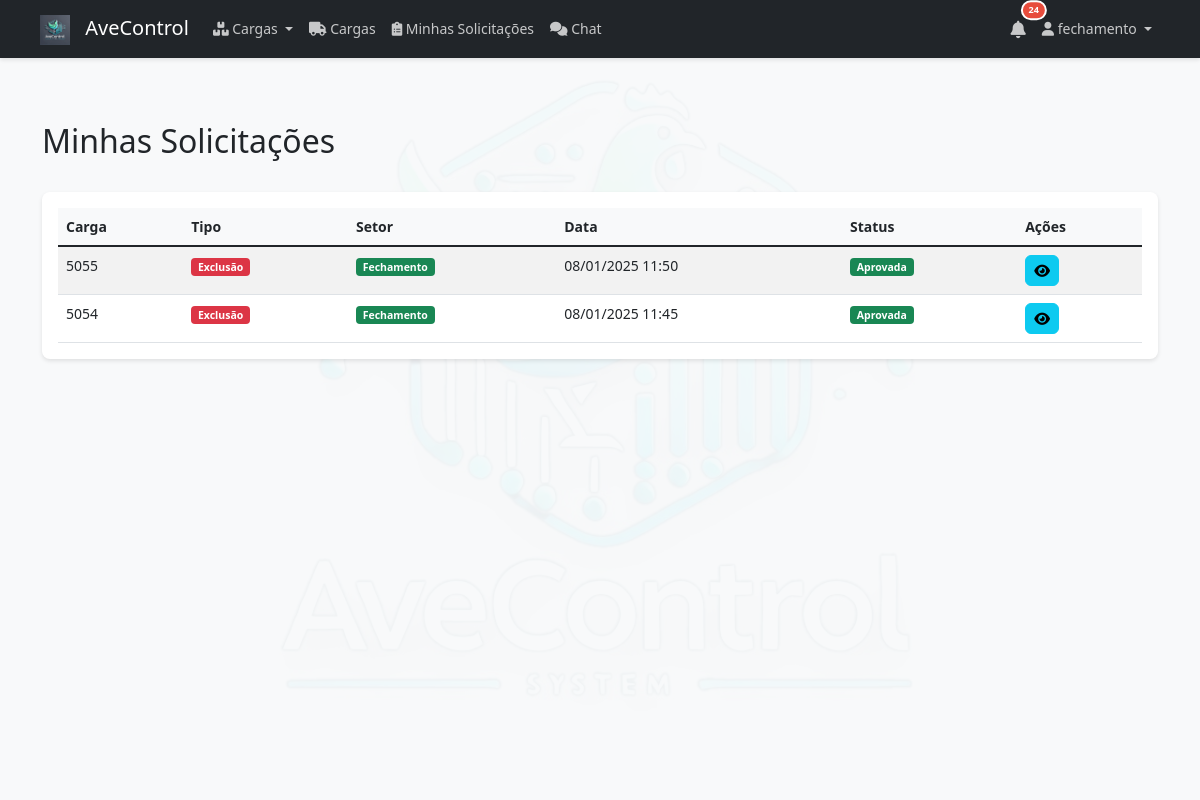
Page /solicitacoes/minhas_solicitacoes (signed in) on the committed database.
### models/usuario.py (models this page shows, shortened)
class Usuario(UserMixin, db.Model):
    __tablename__ = 'usuarios'
    id = db.Column(db.Integer, primary_key=True)
    nome = db.Column(db.String(100), nullable=False)
    email = db.Column(db.String(120), unique=True, nullable=False)
    tipo = db.Column(db.String(50), nullable=False)
    senha_hash = db.Column(db.String(255), nullable=False)
    ativo = db.Column(db.Boolean, default=True)
    data_criacao = db.Column(db.DateTime, default=datetime.utcnow)
    ultimo_acesso = db.Column(db.DateTime)
    historicos_carga = relationship('HistoricoCarga',
                                  back_populates='usuario',
                                  primaryjoin="Usuario.id == HistoricoCarga.usuario_id",
                                  cascade='all, delete-orphan')

### models/solicitacao.py (models this page shows, shortened)
class Solicitacao(db.Model):
    __tablename__ = 'solicitacoes'
    id = db.Column(db.Integer, primary_key=True)
    carga_id = db.Column(db.Integer, db.ForeignKey('cargas.id', ondelete='CASCADE'), nullable=False)
    tipo = db.Column(db.String(20), nullable=False)  # TipoSolicitacao
    setor = db.Column(db.String(20), nullable=False)  # SetorSolicitacao
    motivo = db.Column(db.Text, nullable=False)
    status = db.Column(db.String(20), default=StatusSolicitacao.PENDENTE)  # StatusSolicitacao
    criado_em = db.Column(db.DateTime, default=lambda: datetime.now(Config.TIMEZONE))
    atualizado_em = db.Column(db.DateTime, default=lambda: datetime.now(Config.TIMEZONE), onupdate=lambda: datetime.now(Config.TIMEZONE))
    solicitado_por_id = db.Column(db.Integer, db.ForeignKey('usuarios.id'), nullable=False)
    analisado_por_id = db.Column(db.Integer, db.ForeignKey('usuarios.id'))
    analisado_em = db.Column(db.DateTime)
    observacao_analise = db.Column(db.Text)
    verificado_por_id = db.Column(db.Integer, db.ForeignKey('usuarios.id'))  # Para solicitações de edição
    verificado_em = db.Column(db.DateTime)  # Para solicitações de edição
    carga = db.relationship('Carga', backref=db.backref('solicitacoes', passive_deletes=True))
    solicitado_por = db.relationship('Usuario', foreign_keys=[solicitado_por_id], backref='solicitacoes_feitas')
    analisado_por = db.relationship('Usuario', foreign_keys=[analisado_por_id], backref='solicitacoes_analisadas')
    verificado_por = db.relationship('Usuario', foreign_keys=[verificado_por_id], backref='solicitacoes_verificadas')

### models/carga.py (models this page shows)
class Carga(db.Model):
    __tablename__ = 'cargas'
    STATUS_PENDENTE = 'pendente'
    STATUS_EM_ANDAMENTO = 'em_andamento'
    STATUS_CONCLUIDA = 'concluida'
    STATUS_CANCELADA = 'cancelada'
    id = db.Column(db.Integer, primary_key=True)
    numero_carga = db.Column(db.String(50), unique=True, nullable=False)
    tipo_ave = db.Column(db.String(50), nullable=False)
    quantidade_cargas = db.Column(db.Integer, nullable=False)
    ordem_carga = db.Column(db.String(10), nullable=False)
    data_abate = db.Column(db.Date, nullable=False)
    dia_semana = db.Column(db.String(20))
    agenciador = db.Column(db.String(100))
    motorista = db.Column(db.String(100))
    motorista_outro = db.Column(db.String(100))
    transportadora = db.Column(db.String(100))
    placa_veiculo = db.Column(db.String(20))
    km_saida = db.Column(db.Float, default=0)
    km_chegada = db.Column(db.Float, default=0)
    km_rodados = db.Column(db.Float, default=0)
    valor_km = db.Column(db.Float, default=0)
    valor_frete = db.Column(db.Float, default=0)
    status_frete = db.Column(db.String(50))
    status = db.Column(db.String(50), default=STATUS_PENDENTE)
    status_atualizado_em = db.Column(db.DateTime)
    status_atualizado_por_id = db.Column(db.Integer, db.ForeignKey('usuarios.id'))
    status_atualizado_por = db.relationship('Usuario', foreign_keys=[status_atualizado_por_id])
    caixas_vazias = db.Column(db.Integer, default=0)
    quantidade_caixas = db.Column(db.Integer, default=0)
    produtor = db.Column(db.String(100))
    uf_produtor = db.Column(db.String(2))
    numero_nfe = db.Column(db.String(50))
    data_nfe = db.Column(db.Date)
    numero_gta = db.Column(db.String(50))
    data_gta = db.Column(db.Date)
    peso_granja = db.Column(db.Float, default=0)
    peso_frigorifico = db.Column(db.Float, default=0)
    percentual_quebra = db.Column(db.Float, default=0)
    quebra_peso = db.Column(db.Float, default=0)
    motivo_alta_quebra = db.Column(db.Text)
    pedagios = db.Column(db.Float, default=0)
    outras_despesas = db.Column(db.Float, default=0)
    abastecimento_empresa = db.Column(db.Float, default=0)
    abastecimento_posto = db.Column(db.Float, default=0)
    adiantamento = db.Column(db.Float, default=0)
    valor_pagar = db.Column(db.Float, default=0)
    nota_aprovada = db.Column(db.Boolean, default=False)
    aprovado_por_id = db.Column(db.Integer, db.ForeignKey('usuarios.id'))
    aprovado_em = db.Column(db.DateTime)
    nota_autorizada = db.Column(db.Boolean, default=False)
    autorizado_por_id = db.Column(db.Integer, db.ForeignKey('usuarios.id'))
    autorizado_em = db.Column(db.DateTime)
    assinatura_autorizacao = db.Column(db.String(500))
    status_balanca = db.Column(db.String(20), default='pendente')  # pendente, em_verificacao, aprovado
    status_producao = db.Column(db.String(20), default='pendente')  # pendente, em_verificacao, aprovado
    status_fechamento = db.Column(db.String(20), default='pendente')  # pendente, em_verificacao, aprovado
    motivo_verificacao_balanca = db.Column(db.Text)
    motivo_verificacao_producao = db.Column(db.Text)
    motivo_verificacao_fechamento = db.Column(db.Text)
    data_verificacao_balanca = db.Column(db.DateTime)
    data_verificacao_producao = db.Column(db.DateTime)
    data_verificacao_fechamento = db.Column(db.DateTime)
    verificado_por_balanca_id = db.Column(db.Integer, db.ForeignKey('usuarios.id', name='fk_verificado_por_balanca'))
    verificado_por_producao_id = db.Column(db.Integer, db.ForeignKey('usuarios.id', name='fk_verificado_por_producao'))
    verificado_por_fechamento_id = db.Column(db.Integer, db.ForeignKey('usuarios.id', name='fk_verificado_por_fechamento'))
    verificado_por_balanca = db.relationship('Usuario', foreign_keys=[verificado_por_balanca_id])
    verificado_por_producao = db.relationship('Usuario', foreign_keys=[verificado_por_producao_id])
    verificado_por_fechamento = db.relationship('Usuario', foreign_keys=[verificado_por_fechamento_id])
    criado_em = db.Column(db.DateTime, default=datetime.now(UTC))
    atualizado_em = db.Column(db.DateTime, default=datetime.now(UTC), onupdate=datetime.now(UTC))
    criado_por_id = db.Column(db.Integer, db.ForeignKey('usuarios.id'))
    atualizado_por_id = db.Column(db.Integer, db.ForeignKey('usuarios.id'))
    criado_por = db.relationship('Usuario', foreign_keys=[criado_por_id])
    atualizado_por = db.relationship('Usuario', foreign_keys=[atualizado_por_id])
    aprovado_por = db.relationship('Usuario', foreign_keys=[aprovado_por_id], backref='cargas_aprovadas')
    autorizado_por = db.relationship('Usuario', foreign_keys=[autorizado_por_id], backref='cargas_autorizadas')
    subcargas = db.relationship('SubCarga', backref='carga', lazy=True)
    producoes = db.relationship('Producao', backref='carga', lazy=True)
    fechamento = db.relationship('Fechamento', back_populates='carga', uselist=False)
    historicos = db.relationship('HistoricoCarga', back_populates='carga', cascade='all, delete-orphan')

### routes/solicitacoes.py (the view)
@solicitacoes_bp.route('/minhas_solicitacoes')
@login_required
def minhas_solicitacoes():
    solicitacoes = Solicitacao.query.filter_by(solicitado_por_id=current_user.id)\
        .order_by(Solicitacao.criado_em.desc()).all()
    solicitacoes_dict = [solicitacao_to_dict(s) for s in solicitacoes]
    return render_template('solicitacoes/minhas_solicitacoes.html', solicitacoes=solicitacoes, solicitacoes_json=solicitacoes_dict)

### routes/solicitacoes.py (called while the page is built)
def solicitacao_to_dict(solicitacao):
    return {
        'id': solicitacao.id,
        'tipo': solicitacao.tipo,
        'setor': solicitacao.setor,
        'motivo': solicitacao.motivo,
        'status': solicitacao.status,
        'criado_em': solicitacao.criado_em.strftime('%d/%m/%Y %H:%M'),
        'solicitado_por': solicitacao.solicitado_por.nome,
        'analisado_por': solicitacao.analisado_por.nome if solicitacao.analisado_por else None,
        'analisado_em': solicitacao.analisado_em.strftime('%d/%m/%Y %H:%M') if solicitacao.analisado_em else None,
        'observacao_analise': solicitacao.observacao_analise,
        'carga': {
            'id': solicitacao.carga.id,
            'numero_carga': solicitacao.carga.numero_carga
        }
    }

### templates/solicitacoes/minhas_solicitacoes.html (shortened to what this page needs)
{% extends 'base.html' %}
{% block content %}
<div class="container mt-4">
    <div class="d-flex justify-content-between align-items-center mb-4">
        <h2>Minhas Solicitações</h2>
    </div>
    <div class="card">
        <div class="card-body">
            <div class="table-responsive">
                <table class="table table-striped">
                    <thead>
                        <tr>
                            <th>Carga</th>
                            <th>Tipo</th>
                            <th>Setor</th>
                            <th>Data</th>
                            <th>Status</th>
                            <th>Ações</th>
                        </tr>
                    </thead>
                    <tbody>
                        {% for solicitacao in solicitacoes %}
                        <tr>
                            <td>{{ solicitacao.carga.numero_carga }}</td>
                            <td>
                                {% if solicitacao.tipo == 'revisao' %}
                                    <span class="badge bg-info">Revisão</span>
                                {% else %}
                                    <span class="badge bg-danger">Exclusão</span>
                                {% endif %}
                            </td>
                            <td>
                                {% if solicitacao.setor == 'balanca' %}
                                    <span class="badge bg-primary">Balança</span>
                                {% elif solicitacao.setor == 'fechamento' %}
                                    <span class="badge bg-success">Fechamento</span>
                                {% else %}
                                    <span class="badge bg-warning">Produção</span>
                                {% endif %}
                            </td>
                            <td>{{ solicitacao.criado_em.strftime('%d/%m/%Y %H:%M') }}</td>
                            <td>
                                {% if solicitacao.status == 'pendente' %}
                                    <span class="badge bg-warning">Pendente</span>
                                {% elif solicitacao.status == 'aprovada' %}
                                    <span class="badge bg-success">Aprovada</span>
                                {% else %}
                                    <span class="badge bg-danger">Reprovada</span>
                                {% endif %}
                            </td>
                            <td>
                                <button
                                    class="btn btn-sm btn-info"
                                    onclick="verDetalhes({{ solicitacao.id }})"
                                    title="Ver Detalhes"
                                >
                                    <i class="fas fa-eye"></i>
                                </button>
                            </td>
                        </tr>
                        {% endfor %}
                    </tbody>
                </table>
            </div>
        </div>
    </div>
</div>
{% endblock %}

### templates/base.html (shortened to what this page needs)
<!DOCTYPE html>
<html lang="pt-br">
<head>
    <link href="https://cdn.jsdelivr.net/npm/bootstrap@5.1.3/dist/css/bootstrap.min.css" rel="stylesheet">
    <link rel="stylesheet" href="https://cdnjs.cloudflare.com/ajax/libs/font-awesome/6.0.0/css/all.min.css">
    <link rel="stylesheet" href="https://cdn.jsdelivr.net/npm/sweetalert2@11/dist/sweetalert2.min.css">
</head>
<body>
    {% if current_user.is_authenticated %}
    <img src="{{ url_for('static', filename='logo1.jpg') }}" class="background-logo" alt="Logo">
    {% endif %}
    <nav class="navbar navbar-expand-lg navbar-dark bg-dark">
        <div class="container-fluid px-3 px-sm-4">
            <a class="navbar-brand" href="{{ url_for('auth.index') }}">
                <img src="{{ url_for('static', filename='logo2.png') }}" alt="AveControl Logo" style="height: 30px; margin-right: 10px;">
                AveControl
            </a>
            <div class="collapse navbar-collapse" id="navbarNav">
                <ul class="navbar-nav me-auto">
                    {% if current_user.is_authenticated %}
                        <li class="nav-item dropdown">
                            <a class="nav-link dropdown-toggle" href="#" id="navbarDropdown" role="button" data-bs-toggle="dropdown">
                                <i class="fas fa-boxes"></i> Cargas
                            </a>
                        </li>
                        <li class="nav-item">
                            <a class="nav-link" href="{{ url_for('cargas.listar_cargas') }}">
                                <i class="fas fa-truck"></i> Cargas
                            </a>
                        </li>
                        <li class="nav-item">
                            <a class="nav-link" href="{{ url_for('solicitacoes.minhas_solicitacoes') }}">
                                <i class="fas fa-clipboard-list"></i> Minhas Solicitações
                            </a>
                        </li>
                        <li class="nav-item">
                            <a class="nav-link" href="{{ url_for('chat.index') }}">
                                <i class="fas fa-comments"></i> Chat
                            </a>
                        </li>
                    {% endif %}
                </ul>
                {% if current_user.is_authenticated %}
                <ul class="navbar-nav">
                    {% include 'components/notificacoes.html' %}
                    <li class="nav-item dropdown">
                        <a class="nav-link dropdown-toggle" href="#" id="userDropdown" role="button" data-bs-toggle="dropdown">
                            <i class="fas fa-user"></i> {{ current_user.nome }}
                        </a>
                    </li>
                </ul>
                {% endif %}
            </div>
        </div>
    </nav>
    <div class="container-fluid mt-4">
        {% block content %}{% endblock %}
    </div>
</body>
</html>

### templates/base.html (style rules this page uses)
body { font-size: 14px; line-height: 1.5; min-height: 100vh; display: flex; flex-direction: column; background-color: #f8f9fa; }
.card { border-radius: 8px; box-shadow: 0 2px 4px rgba(0,0,0,0.1); margin-bottom: 1rem; border: none; }
.card-body { padding: 1rem; }
.table-responsive { -webkit-overflow-scrolling: touch; margin: 0; }
.table { margin-bottom: 0; }
.table th { background-color: #f8f9fa; font-weight: 600; }
.btn { font-weight: 500; border-radius: 6px; }
.navbar { background-color: #212529 !important; box-shadow: 0 2px 4px rgba(0,0,0,0.1); padding: 0.5rem 1rem; }
.navbar-brand { color: #fff !important; }
.nav-link { color: rgba(255,255,255,.75) !important; }
.background-logo { position: fixed; top: 50%; left: 50%; transform: translate(-50%, -50%); opacity: 0.05; pointer-events: none; z-index: -1; max-width: 80%; height: auto; }

### templates/components/notificacoes.html (style rules this page uses)
:root { --ave-primary: #3498db; --ave-secondary: #2980b9; --ave-accent: #e8f4fc; --ave-light: #f8f9fa; --ave-danger: #e74c3c; --ave-text: #2c3e50; }

### rows in the picture
Usuario: nome "fechamento"
Solicitacao: carga.numero_carga "5055", tipo "Exclusão", setor "Fechamento", criado_em "08/01/2025 11:50", status "Aprovada"
Solicitacao: carga.numero_carga "5054", tipo "Exclusão", setor "Fechamento", criado_em "08/01/2025 11:45", status "Aprovada"
